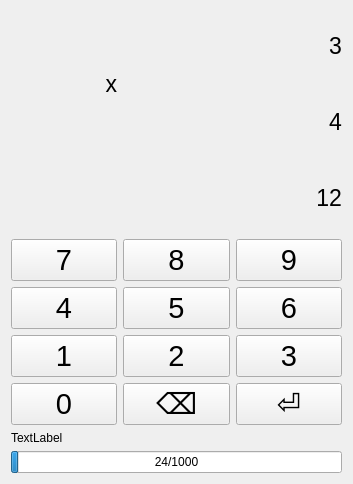
<?xml version="1.0" encoding="UTF-8"?>
<ui version="4.0">
 <class>MainWindow</class>
 <widget class="QWidget" name="MainWindow">
  <property name="geometry">
   <rect>
    <x>0</x>
    <y>0</y>
    <width>353</width>
    <height>484</height>
   </rect>
  </property>
  <property name="windowTitle">
   <string>Form</string>
  </property>
  <layout class="QGridLayout" name="gridLayout">
   <item row="0" column="1" colspan="2">
    <widget class="QLabel" name="x">
     <property name="font">
      <font>
       <pointsize>17</pointsize>
      </font>
     </property>
     <property name="text">
      <string>3</string>
     </property>
     <property name="alignment">
      <set>Qt::AlignRight|Qt::AlignTrailing|Qt::AlignVCenter</set>
     </property>
    </widget>
   </item>
   <item row="4" column="0">
    <widget class="QPushButton" name="but4">
     <property name="font">
      <font>
       <pointsize>22</pointsize>
      </font>
     </property>
     <property name="text">
      <string>4</string>
     </property>
    </widget>
   </item>
   <item row="4" column="2">
    <widget class="QPushButton" name="but6">
     <property name="font">
      <font>
       <pointsize>22</pointsize>
      </font>
     </property>
     <property name="text">
      <string>6</string>
     </property>
    </widget>
   </item>
   <item row="3" column="2">
    <widget class="QPushButton" name="but9">
     <property name="font">
      <font>
       <pointsize>22</pointsize>
      </font>
     </property>
     <property name="text">
      <string>9</string>
     </property>
    </widget>
   </item>
   <item row="2" column="1" colspan="2">
    <widget class="QLabel" name="res">
     <property name="font">
      <font>
       <pointsize>17</pointsize>
      </font>
     </property>
     <property name="text">
      <string>12</string>
     </property>
     <property name="alignment">
      <set>Qt::AlignRight|Qt::AlignTrailing|Qt::AlignVCenter</set>
     </property>
    </widget>
   </item>
   <item row="7" column="0" colspan="3">
    <widget class="QLabel" name="level">
     <property name="sizePolicy">
      <sizepolicy hsizetype="Preferred" vsizetype="Maximum">
       <horstretch>0</horstretch>
       <verstretch>0</verstretch>
      </sizepolicy>
     </property>
     <property name="text">
      <string>TextLabel</string>
     </property>
    </widget>
   </item>
   <item row="4" column="1">
    <widget class="QPushButton" name="but5">
     <property name="font">
      <font>
       <pointsize>22</pointsize>
      </font>
     </property>
     <property name="text">
      <string>5</string>
     </property>
    </widget>
   </item>
   <item row="5" column="1">
    <widget class="QPushButton" name="but2">
     <property name="font">
      <font>
       <pointsize>22</pointsize>
      </font>
     </property>
     <property name="text">
      <string>2</string>
     </property>
    </widget>
   </item>
   <item row="5" column="2">
    <widget class="QPushButton" name="but3">
     <property name="font">
      <font>
       <pointsize>22</pointsize>
      </font>
     </property>
     <property name="text">
      <string>3</string>
     </property>
    </widget>
   </item>
   <item row="3" column="0">
    <widget class="QPushButton" name="but7">
     <property name="font">
      <font>
       <pointsize>22</pointsize>
      </font>
     </property>
     <property name="text">
      <string>7</string>
     </property>
    </widget>
   </item>
   <item row="3" column="1">
    <widget class="QPushButton" name="but8">
     <property name="font">
      <font>
       <pointsize>22</pointsize>
      </font>
     </property>
     <property name="text">
      <string>8</string>
     </property>
    </widget>
   </item>
   <item row="6" column="1">
    <widget class="QPushButton" name="butBckSpc">
     <property name="font">
      <font>
       <pointsize>22</pointsize>
      </font>
     </property>
     <property name="text">
      <string>⌫</string>
     </property>
    </widget>
   </item>
   <item row="5" column="0">
    <widget class="QPushButton" name="but1">
     <property name="font">
      <font>
       <pointsize>22</pointsize>
      </font>
     </property>
     <property name="text">
      <string>1</string>
     </property>
    </widget>
   </item>
   <item row="1" column="1" colspan="2">
    <widget class="QLabel" name="y">
     <property name="font">
      <font>
       <pointsize>17</pointsize>
      </font>
     </property>
     <property name="text">
      <string>4</string>
     </property>
     <property name="alignment">
      <set>Qt::AlignRight|Qt::AlignTrailing|Qt::AlignVCenter</set>
     </property>
    </widget>
   </item>
   <item row="6" column="0">
    <widget class="QPushButton" name="but0">
     <property name="font">
      <font>
       <pointsize>22</pointsize>
      </font>
     </property>
     <property name="text">
      <string>0</string>
     </property>
    </widget>
   </item>
   <item row="6" column="2">
    <widget class="QPushButton" name="butCR">
     <property name="font">
      <font>
       <pointsize>22</pointsize>
      </font>
     </property>
     <property name="text">
      <string>⏎</string>
     </property>
    </widget>
   </item>
   <item row="0" column="0" rowspan="2">
    <widget class="QLabel" name="op">
     <property name="font">
      <font>
       <pointsize>17</pointsize>
      </font>
     </property>
     <property name="text">
      <string>x</string>
     </property>
     <property name="alignment">
      <set>Qt::AlignRight|Qt::AlignTrailing|Qt::AlignVCenter</set>
     </property>
    </widget>
   </item>
   <item row="8" column="0" colspan="3">
    <widget class="QProgressBar" name="experience">
     <property name="maximum">
      <number>1000</number>
     </property>
     <property name="value">
      <number>24</number>
     </property>
     <property name="format">
      <string>%v/%m</string>
     </property>
    </widget>
   </item>
  </layout>
  <zorder>res</zorder>
  <zorder>x</zorder>
  <zorder>y</zorder>
  <zorder>but7</zorder>
  <zorder>but8</zorder>
  <zorder>but9</zorder>
  <zorder>but4</zorder>
  <zorder>but5</zorder>
  <zorder>but6</zorder>
  <zorder>but1</zorder>
  <zorder>but2</zorder>
  <zorder>but3</zorder>
  <zorder>but0</zorder>
  <zorder>butBckSpc</zorder>
  <zorder>butCR</zorder>
  <zorder>op</zorder>
  <zorder>level</zorder>
  <zorder>experience</zorder>
 </widget>
 <resources/>
 <connections/>
</ui>
